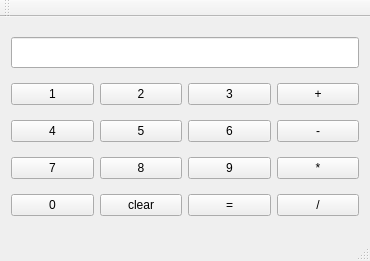
<?xml version="1.0" encoding="UTF-8"?>
<ui version="4.0">
 <class>MainWindow</class>
 <widget class="QMainWindow" name="MainWindow">
  <property name="geometry">
   <rect>
    <x>0</x>
    <y>0</y>
    <width>370</width>
    <height>261</height>
   </rect>
  </property>
  <property name="windowTitle">
   <string>MainWindow</string>
  </property>
  <widget class="QWidget" name="centralWidget">
   <layout class="QGridLayout" name="gridLayout">
    <item row="0" column="0" colspan="4">
     <widget class="QLineEdit" name="lineEdit">
      <property name="font">
       <font>
        <pointsize>14</pointsize>
       </font>
      </property>
      <property name="text">
       <string/>
      </property>
     </widget>
    </item>
    <item row="1" column="0">
     <widget class="QPushButton" name="button1">
      <property name="text">
       <string>1</string>
      </property>
     </widget>
    </item>
    <item row="1" column="1">
     <widget class="QPushButton" name="button2">
      <property name="text">
       <string>2</string>
      </property>
     </widget>
    </item>
    <item row="1" column="2">
     <widget class="QPushButton" name="button3">
      <property name="text">
       <string>3</string>
      </property>
     </widget>
    </item>
    <item row="1" column="3">
     <widget class="QPushButton" name="buttonAdd">
      <property name="text">
       <string>+</string>
      </property>
     </widget>
    </item>
    <item row="2" column="0">
     <widget class="QPushButton" name="button4">
      <property name="text">
       <string>4</string>
      </property>
     </widget>
    </item>
    <item row="2" column="1">
     <widget class="QPushButton" name="button5">
      <property name="text">
       <string>5</string>
      </property>
     </widget>
    </item>
    <item row="2" column="2">
     <widget class="QPushButton" name="button6">
      <property name="text">
       <string>6</string>
      </property>
     </widget>
    </item>
    <item row="2" column="3">
     <widget class="QPushButton" name="buttonNeg">
      <property name="text">
       <string>-</string>
      </property>
     </widget>
    </item>
    <item row="3" column="0">
     <widget class="QPushButton" name="button7">
      <property name="text">
       <string>7</string>
      </property>
     </widget>
    </item>
    <item row="3" column="1">
     <widget class="QPushButton" name="button8">
      <property name="text">
       <string>8</string>
      </property>
     </widget>
    </item>
    <item row="3" column="2">
     <widget class="QPushButton" name="button9">
      <property name="text">
       <string>9</string>
      </property>
     </widget>
    </item>
    <item row="3" column="3">
     <widget class="QPushButton" name="buttonMove">
      <property name="text">
       <string>*</string>
      </property>
     </widget>
    </item>
    <item row="4" column="0">
     <widget class="QPushButton" name="button0">
      <property name="text">
       <string>0</string>
      </property>
     </widget>
    </item>
    <item row="4" column="1">
     <widget class="QPushButton" name="buttonClear">
      <property name="text">
       <string>clear</string>
      </property>
     </widget>
    </item>
    <item row="4" column="2">
     <widget class="QPushButton" name="buttonEqual">
      <property name="text">
       <string>=</string>
      </property>
     </widget>
    </item>
    <item row="4" column="3">
     <widget class="QPushButton" name="buttonDev">
      <property name="text">
       <string>/</string>
      </property>
     </widget>
    </item>
   </layout>
  </widget>
  <widget class="QMenuBar" name="menuBar">
   <property name="geometry">
    <rect>
     <x>0</x>
     <y>0</y>
     <width>370</width>
     <height>21</height>
    </rect>
   </property>
  </widget>
  <widget class="QToolBar" name="mainToolBar">
   <attribute name="toolBarArea">
    <enum>TopToolBarArea</enum>
   </attribute>
   <attribute name="toolBarBreak">
    <bool>false</bool>
   </attribute>
  </widget>
  <widget class="QStatusBar" name="statusBar"/>
 </widget>
 <layoutdefault spacing="6" margin="11"/>
 <resources/>
 <connections/>
</ui>
